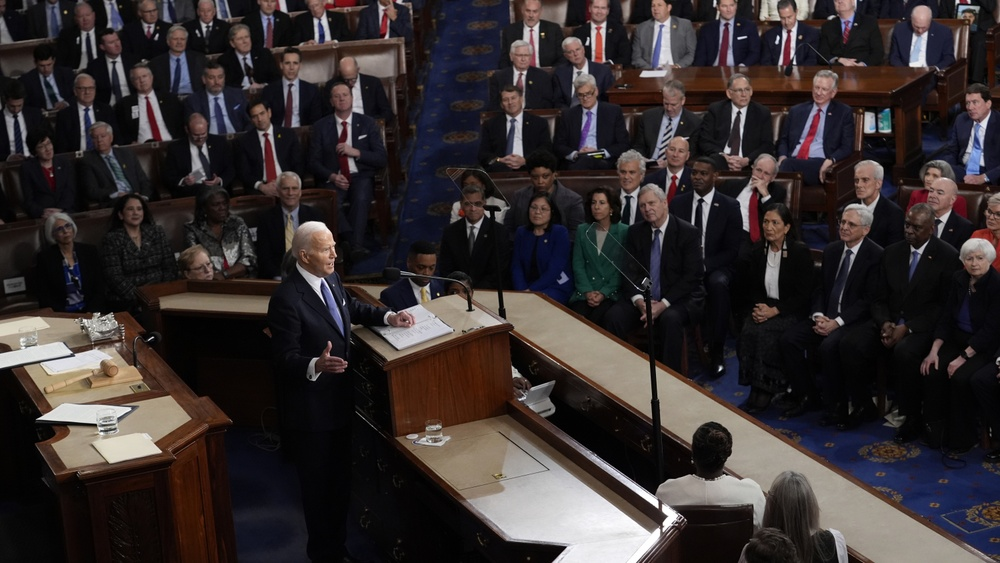
#> input picture to_test/biden_congress.jpg, 1000 x 563 px, shrunk from 1500 x 844 before the run
$ python haarcascade.py
#> lines starting #> are read from the running program, lines starting #| are printed output that depends on the picture; after the words box and inside, x2 and y2 are one past the last pixel; in counts of white or black regions, pixels touching at a corner belong together
import cv2

image_path = "to_test/biden_congress.jpg"
faceCascade = cv2.CascadeClassifier("haarcascade_frontalface_default.xml")
image = cv2.imread(image_path)
#> image is the input picture: shape (563, 1000, 3); mean B, G, R 47.2, 47, 54.1
gray = cv2.cvtColor(image, cv2.COLOR_BGR2GRAY)
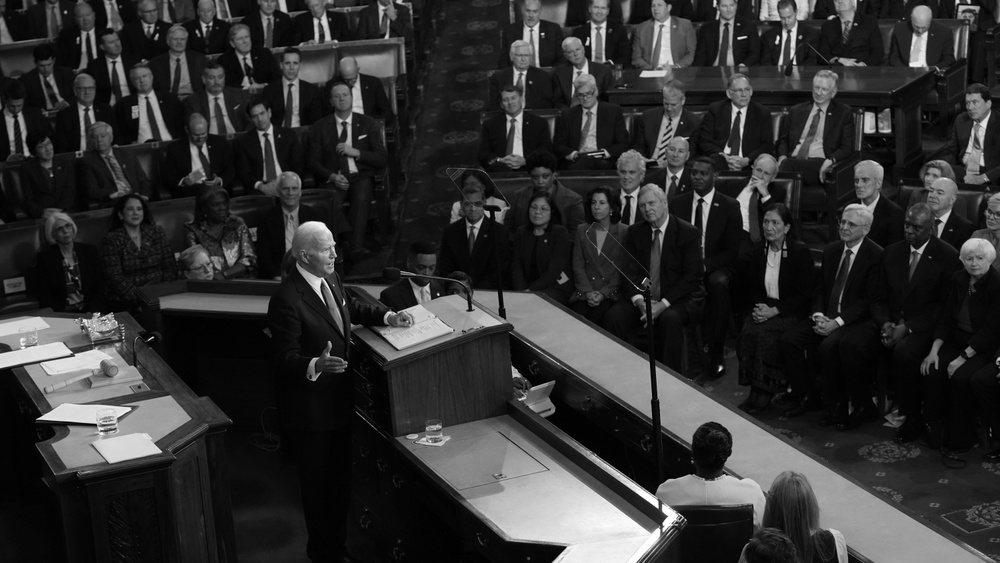
#> gray: shape (563, 1000); min 0, max 255, mean 49.1
faces = faceCascade.detectMultiScale(gray)
#> faces = 19 rows, first 6: [518, 1, 26, 26], [165, 28, 27, 27], [279, 53, 26, 26], [204, 67, 26, 26], [74, 78, 26, 26], [730, 79, 26, 26]
for i, item in enumerate(faces):
    x, y, w, h = faces[i]
    cv2.rectangle(image, (x, y), (x+w, y+h), (0, 255, 0), 2)
#> this loop made 19 passes
#> (x, y, w, h) on passes 1 to 12: (518, 1, 26, 26), (165, 28, 27, 27), (279, 53, 26, 26), (204, 67, 26, 26), (74, 78, 26, 26), (730, 79, 26, 26), (962, 93, 25, 25), (613, 161, 29, 29), (685, 162, 28, 28), (528, 167, 26, 26), (847, 170, 27, 27), (278, 179, 26, 26)
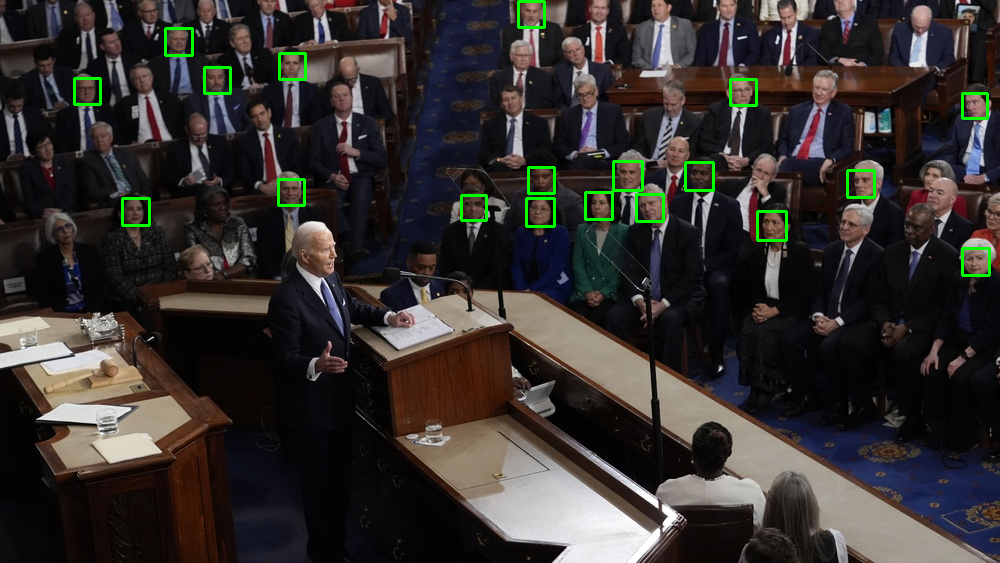
#> image: shape (563, 1000, 3); 1.07% of pixels changed, all inside (x1, y1, x2, y2) = (73, 0, 991, 277)
print(faces)
#> (printed output is left out)
cv2.imshow("Faces found", image)
cv2.waitKey(0)
cv2.destroyAllWindows()

$ run again, with to_test/biden.jpg copied over to_test/biden_congress.jpg
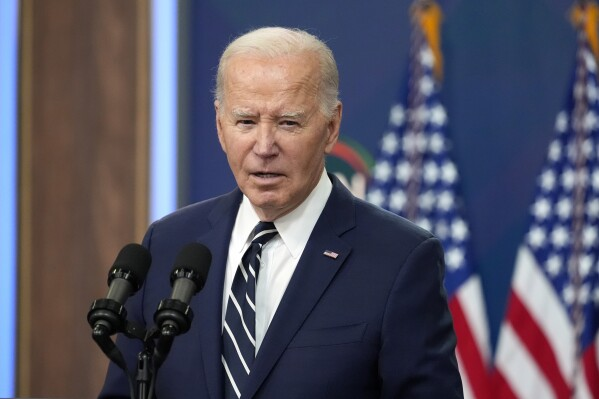
#> input picture to_test/biden.jpg, 599 x 399 px
#> image is the input picture: shape (399, 599, 3); mean B, G, R 98.3, 83.4, 86.8
#> `gray = cv2.cvtColor(image, cv2.COLOR_BGR2GRAY)`:
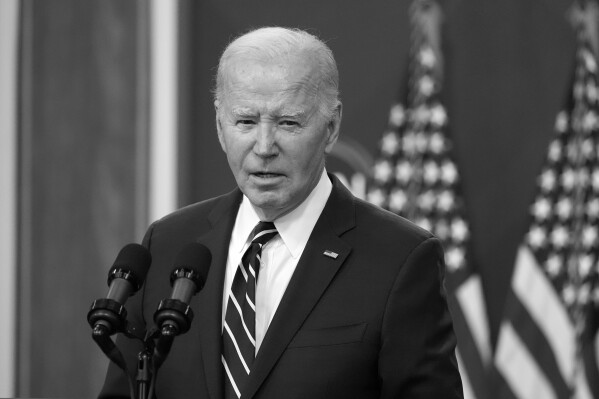
#> gray: shape (399, 599); min 0, max 255, mean 86.1
#> faces = [[209, 78, 115, 115]]
#> the loop `for i, item in enumerate(faces):` made 1 pass
#> after the loop `for i, item in enumerate(faces):`:
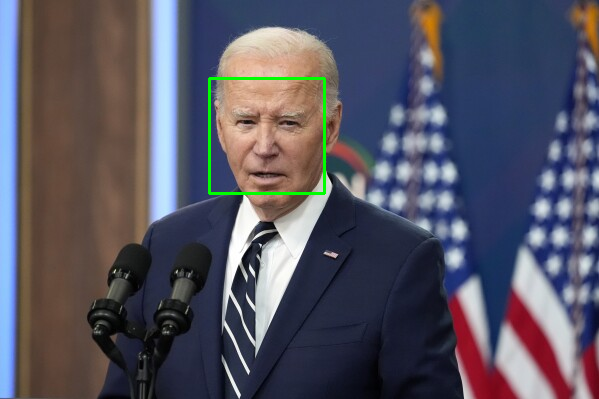
#> image: shape (399, 599, 3); 0.58% of pixels changed, all inside (x1, y1, x2, y2) = (208, 77, 326, 195)
#| [[209  78 115 115]]

$ run again, with to_test/biden_trump.jpg copied over to_test/biden_congress.jpg
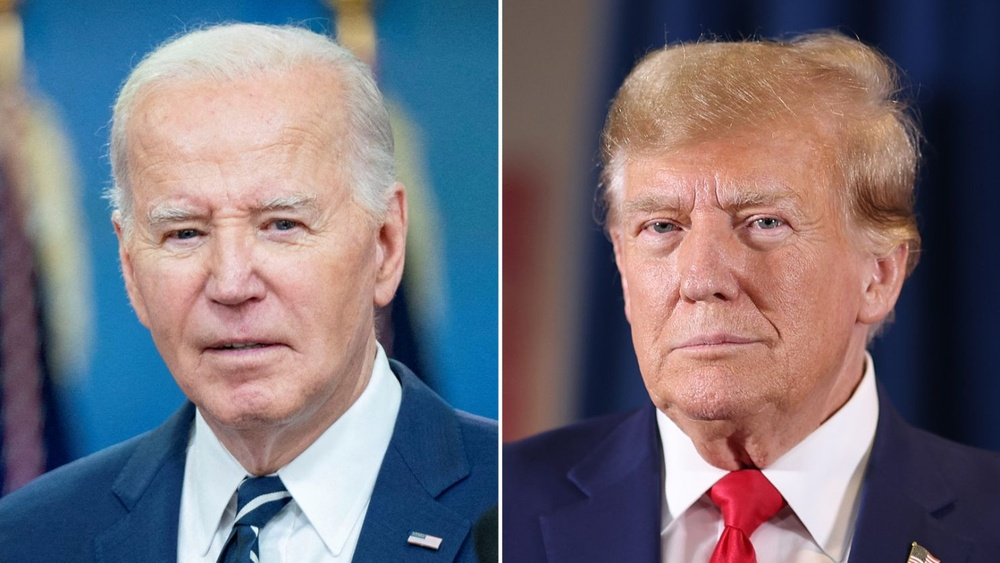
#> input picture to_test/biden_trump.jpg, 1000 x 563 px, shrunk from 1480 x 833 before the run
#> image is the input picture: shape (563, 1000, 3); mean B, G, R 121.3, 111.1, 116.2
#> `gray = cv2.cvtColor(image, cv2.COLOR_BGR2GRAY)`:
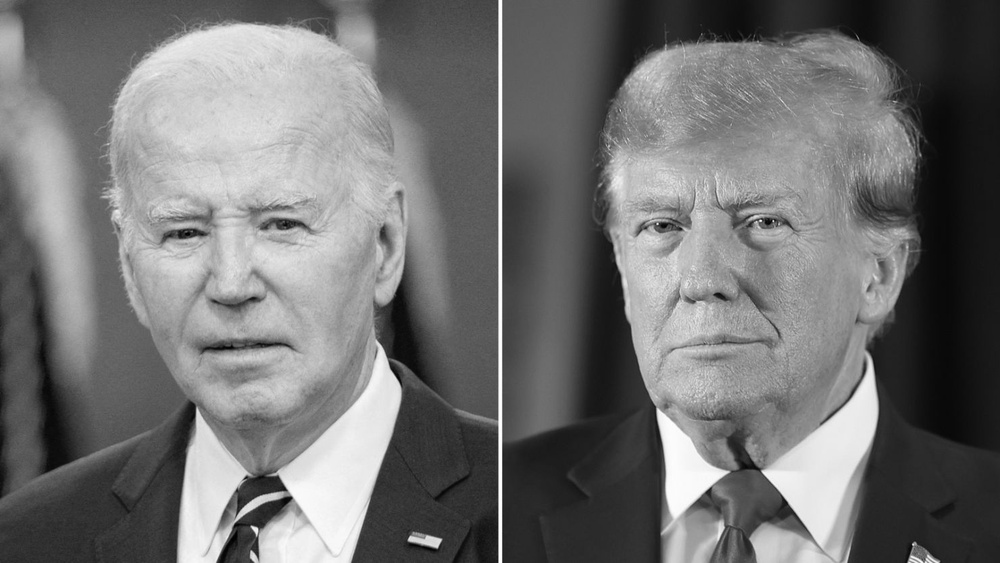
#> gray: shape (563, 1000); min 1, max 255, mean 113.8
#> faces = [[4, 431, 40, 40], [822, 258, 80, 80], [572, 70, 203, 203], [584, 129, 251, 251], [90, 111, 287, 287]]
#> the loop `for i, item in enumerate(faces):` made 5 passes
#> after the loop `for i, item in enumerate(faces):`:
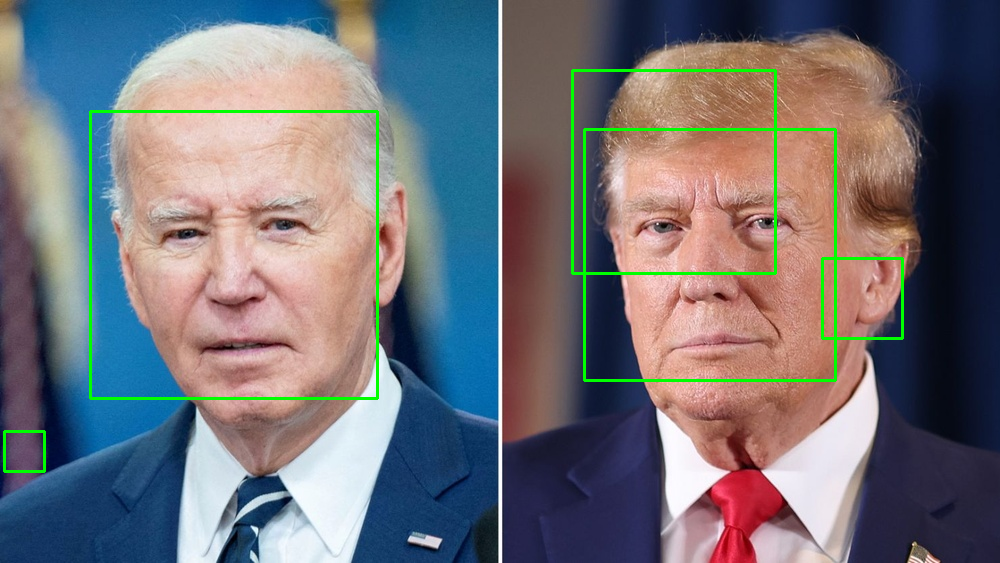
#> image: shape (563, 1000, 3); 1.83% of pixels changed, all inside (x1, y1, x2, y2) = (3, 69, 904, 473)
#| [[  4 431  40  40]
#|  [822 258  80  80]
#|  [572  70 203 203]
#|  [584 129 251 251]
#|  [ 90 111 287 287]]
